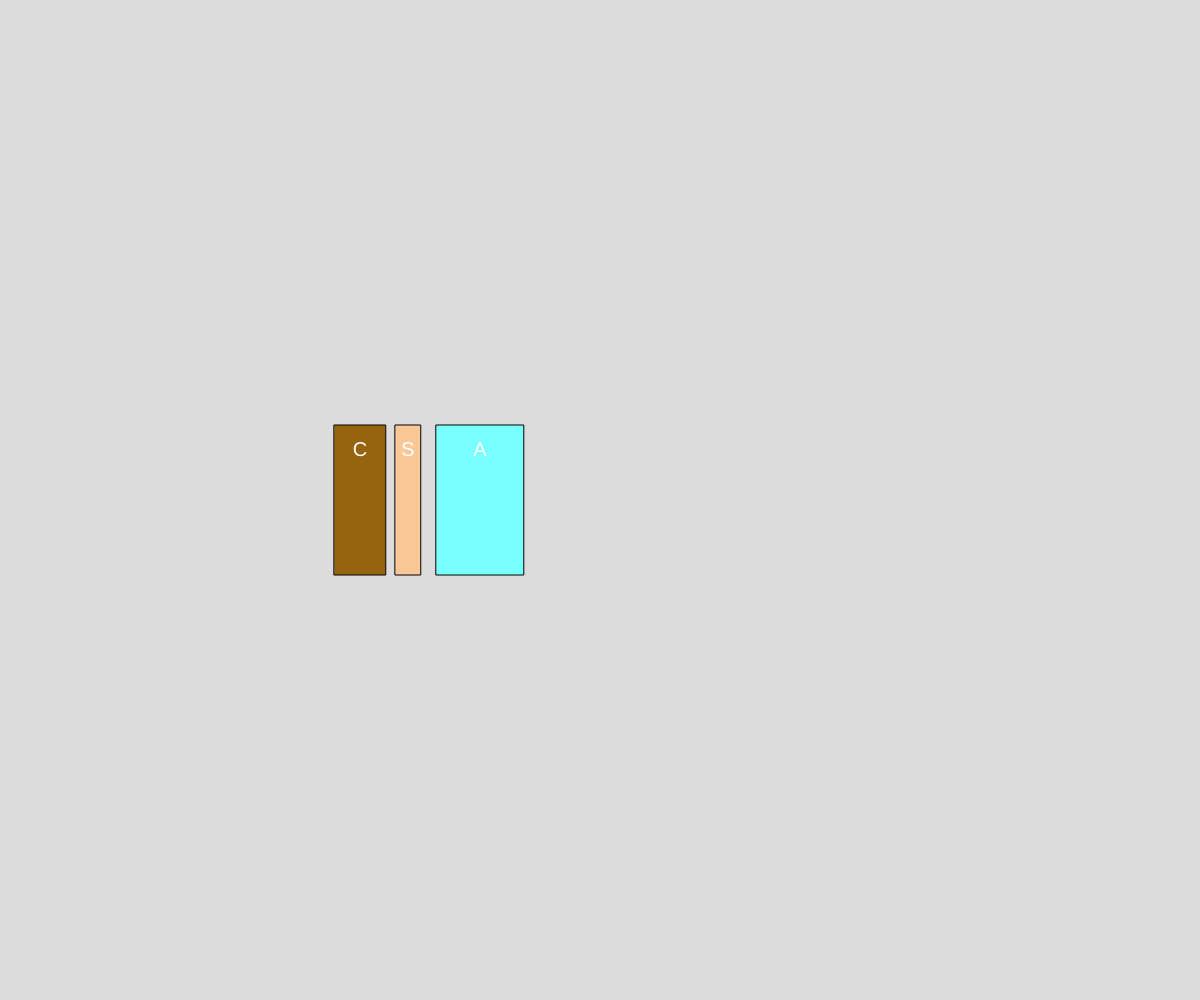
Frame 1 (no input)
Frame 60 (no input): identical to frame 1, image omitted
Frame 120 (the mouse pressed at the canvas centre since frame 60): identical to frame 1, image omitted

The p5.js sketch that drew this single still picture (run headless with seeded random() and noise() and a simulated clock; from frame 60 on, the mouse is pressed at the canvas centre):

// p5.js sketch
// ── sketch.js
// Intro to Objects
// Kyle MacLean
// October 10, 2024

let myBook;
let myBook2;
let myBook3;

let allBooks = [];

function setup() {
  createCanvas(windowWidth, windowHeight);
  myBook = new Book("CS30 Text", "Mr. Scott", 1234567891011, "leatherbound", 515, width*0.3);
  myBook2 = new Book("Shrek", "William Steig", 5475634854638, "softcover", 255, width*0.34);
  myBook3 = new Book("Among Us: The Book", "Xander", 9462374637242, "hardcover", 876, width*0.4);
}

function draw() {
  allBooks = [myBook, myBook2, myBook3];
  background(220);
  myBook.display();
  myBook2.display();
  myBook3.display();
}

class Book{ //classes are capitalized
  //1. constructor
  constructor(title, author, isbn, cover, pages, x){
    this.title = title;
    this.author = author;
    this.isbn = isbn;
    this.coverType = cover;
    this.pageCount = pages;
    this.x = x;
  }

  //2. class methods
  display(){
    //render our book on the screen
    rectMode(CENTER); 
    textAlign(CENTER, CENTER);
    textSize(20);

    switch(this.coverType){
    case "softcover":
      fill(250, 200, 150);
      break;
      
    case "hardcover":
      fill(120, 255, 255);
      break;
      
    case "leatherbound":
      fill(150, 100, 15);
      break;
    }

    rect(this.x, height/2, this.pageCount/10, 150);
    fill(255);
    text(this.title[0], this.x, height/2 - 50);
  }

  printOut(){
    //print out our data in a nice format
    print(this.title + ", by " + this.author);
    print("Length: " + this.pageCount + " pages");
    print("ISBN: " + this.isbn);
  }
}
